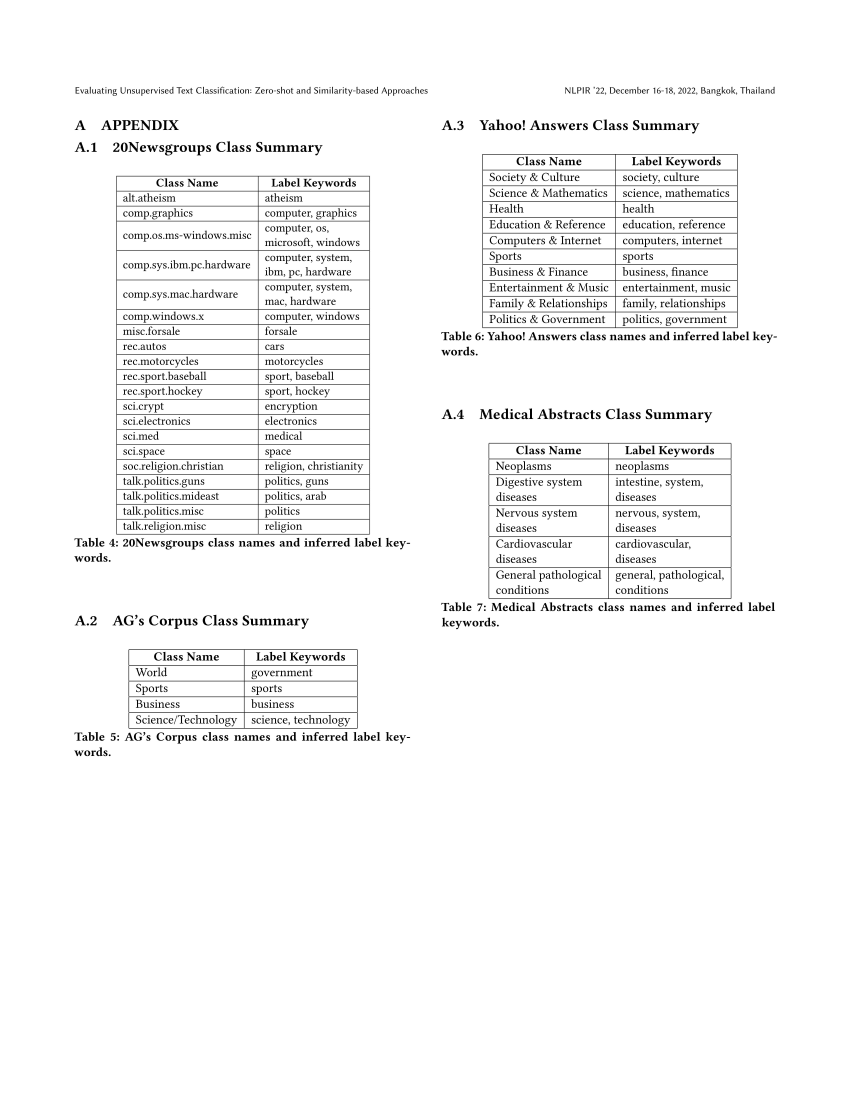
#> input picture data/page_images/page_8.jpg, 5100 x 6600 px (shown at 1/6 size)
$ python -i table_ocr.py   (imports and definitions only)
#> lines starting #> are read from the running program, lines starting #| are printed output that depends on the picture; after the words box and inside, x2 and y2 are one past the last pixel; in counts of white or black regions, pixels touching at a corner belong together
#> further down, picture is the input picture: shape (6600, 5100); min 0, max 255, mean 246.8
import pytesseract
import cv2
import numpy as np
import table_locator
import re

# this is local path to tesseract installation folder, unfortunately on another computer this
# will be different, so please find path where you have installed tesseract and copy it here
pytesseract.pytesseract.tesseract_cmd = '/opt/homebrew/Cellar/tesseract/5.3.0_1/bin/tesseract'


def image_preprocessing(img_bin: np.ndarray) -> np.array:
    """
    Pre-process image before ocr. Remove vertical and horizontal lines to prevent
    inference with ocr reading of text.

    :param img_bin: image on which ocr will be performed
    :return: processed image ready to be used in ocr part of process
    """
    result = img_bin.copy()
    thresh = cv2.threshold(img_bin, 0, 255,
                           cv2.THRESH_BINARY_INV + cv2.THRESH_OTSU)[1]
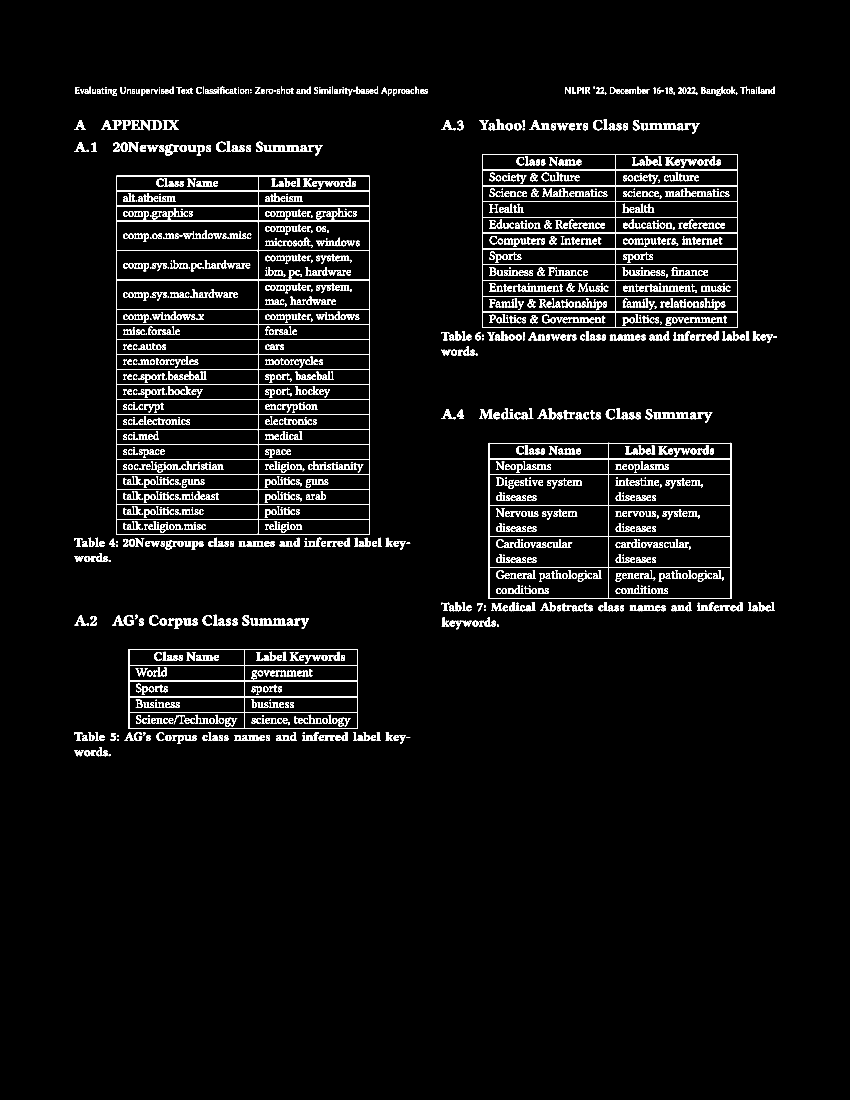
#> thresh: shape (6600, 5100) (shown at 1/6 size); 3.2% white; 1868 white regions, largest, box (x1, y1, x2, y2) and area: (696, 1055, 2220, 3207) 125279, (2893, 924, 4427, 1968) 70271, (2932, 2657, 4388, 3594) 40223

    # horizontal and vertical lines from table could interfere with ocr result.
    # we could end up with extra characters like | in text. Removing lines will
    # help to prevent it.

    # Remove horizontal lines
    horizontal_kernel = cv2.getStructuringElement(cv2.MORPH_RECT, (40, 1))
    remove_horizontal = cv2.morphologyEx(thresh,
                                         cv2.MORPH_OPEN,
                                         horizontal_kernel,
                                         iterations=2)
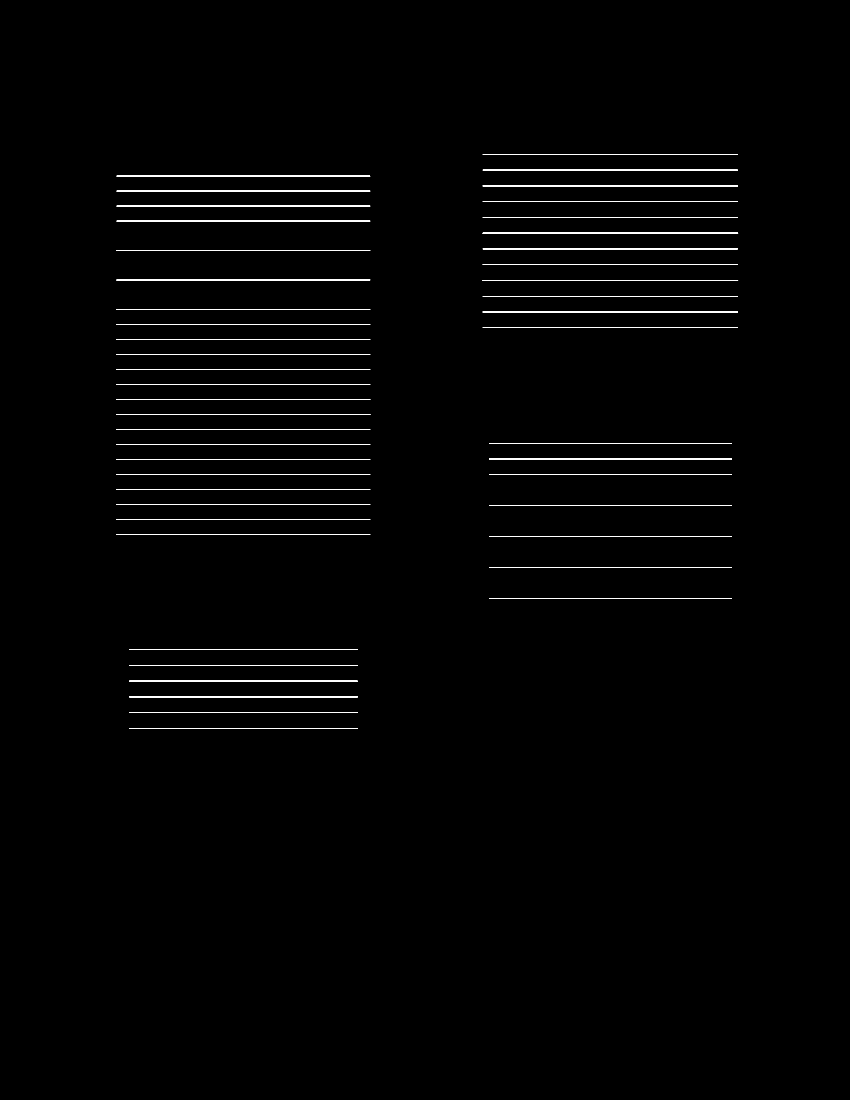
#> remove_horizontal: shape (6600, 5100) (shown at 1/6 size); 0.68% white; 47 white regions
    cnts = cv2.findContours(remove_horizontal, cv2.RETR_EXTERNAL,
                            cv2.CHAIN_APPROX_SIMPLE)
#> cnts = 47 contours; largest, box (x1, y1, x2, y2) and area: (2896, 1870, 4428, 1874) 4589, (2895, 1397, 4429, 1401) 4588, (2895, 1681, 4429, 1685) 4588, (2896, 1113, 4428, 1117) 4588, (700, 2484, 2222, 2488) 4560
    cnts = cnts[0] if len(cnts) == 2 else cnts[1]
    for c in cnts:
        cv2.drawContours(result, [c], -1, (255, 255, 255), 5)
#> this loop made 47 passes
#> c on passes 1, 2, 4, 7, 8, 9, 10, 11, 12, 13, 14, 15: [[775, 4369], [775, 4371], [2145, 4371], [2145, 4369]], [[775, 4274], [775, 4276], [2145, 4276], [2145, 4274]], [[775, 4085], [775, 4087], [2145, 4087], [2145, 4085]], [[2935, 3591], [2935, 3593], [4388, 3593], [4388, 3591]], [[2935, 3405], [2935, 3407], [4388, 3407], [4388, 3405]], [[2935, 3219], [2935, 3221], [4388, 3221], [4388, 3219]], [[700, 3204], [700, 3206], [2220, 3206], [2220, 3204]], [[700, 3114], [700, 3116], [2220, 3116], [2220, 3114]], [[2935, 3033], [2935, 3035], [4388, 3035], [4388, 3033]], [[700, 3024], [700, 3026], [2220, 3026], [2220, 3024]], [[700, 2934], [700, 2936], [2220, 2936], [2220, 2934]], [[2935, 2847], [2935, 2849], [4388, 2849], [4388, 2847]]
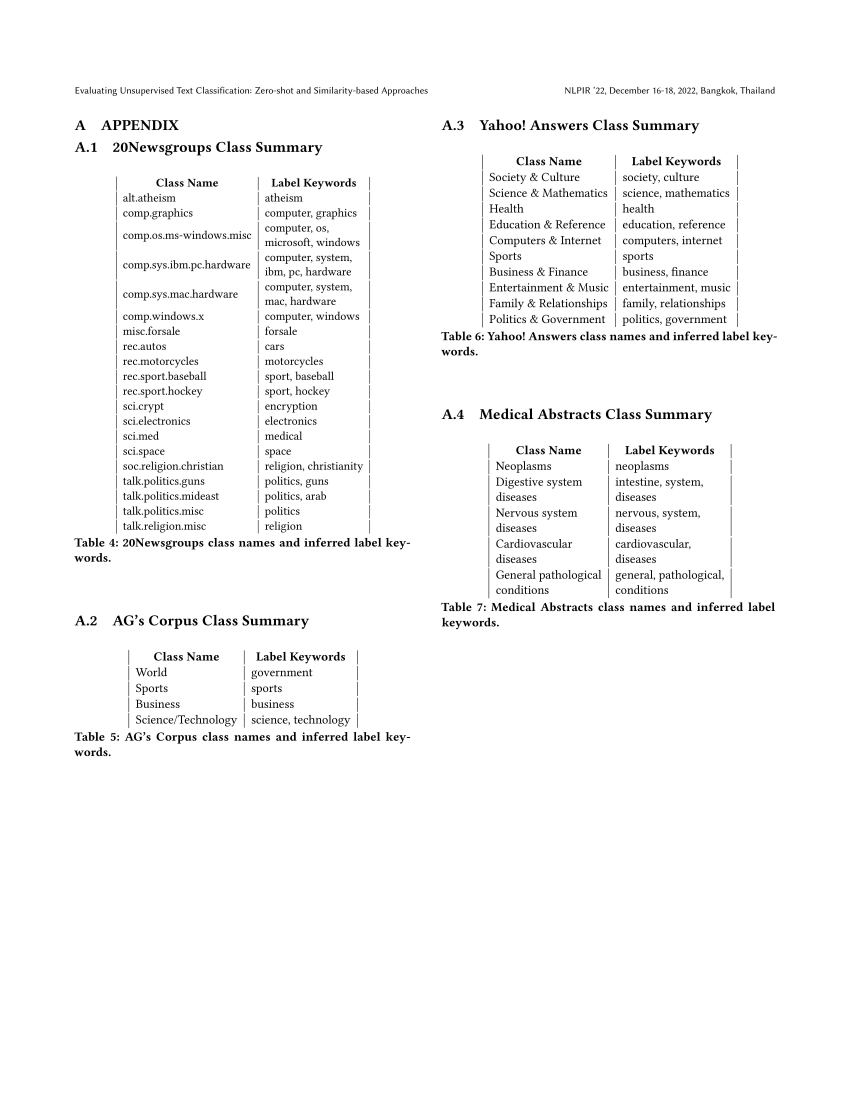
#> result: shape (6600, 5100) (shown at 1/6 size); min 0, max 255, mean 248.6

    # Remove vertical lines
    vertical_kernel = cv2.getStructuringElement(cv2.MORPH_RECT, (1, 40))
#> vertical_kernel = 40 values from 1 to 1
    remove_vertical = cv2.morphologyEx(thresh,
                                       cv2.MORPH_OPEN,
                                       vertical_kernel,
                                       iterations=2)
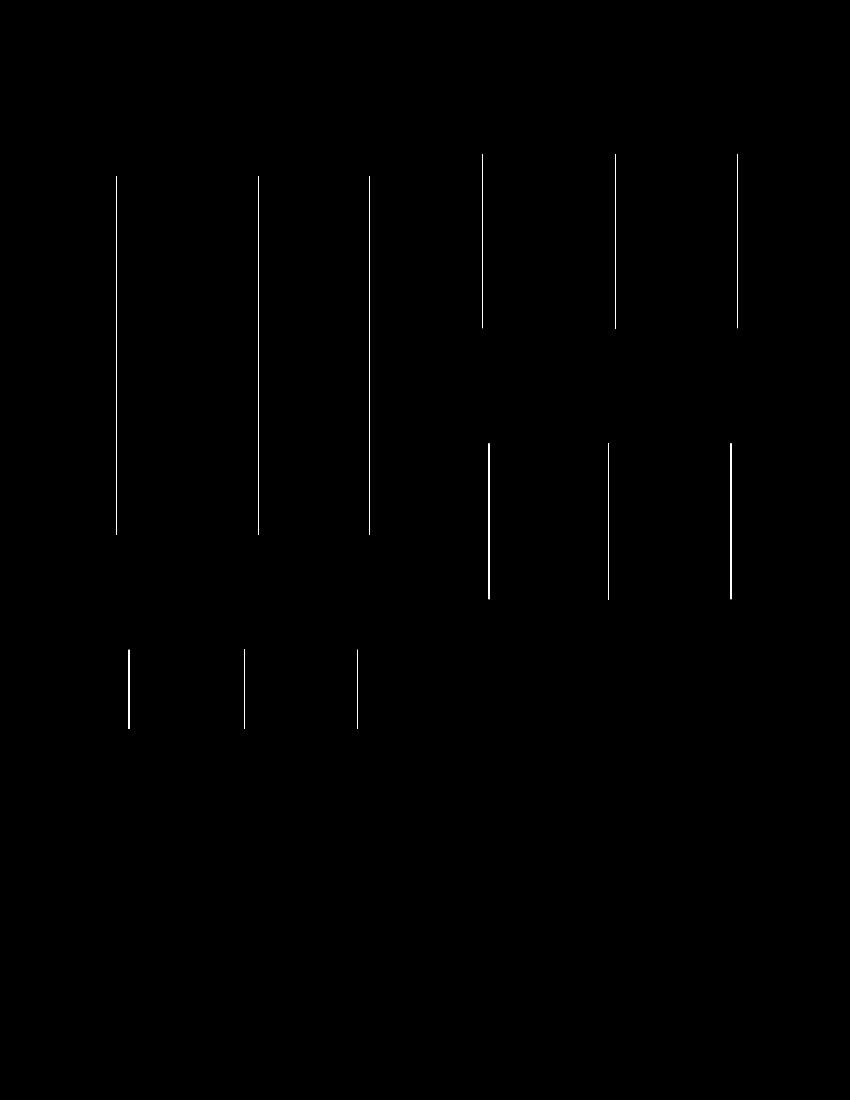
#> remove_vertical: shape (6600, 5100) (shown at 1/6 size); 0.12% white; 12 white regions
    cnts = cv2.findContours(remove_vertical, cv2.RETR_EXTERNAL,
                            cv2.CHAIN_APPROX_SIMPLE)
#> cnts = 12 contours; largest, box (x1, y1, x2, y2) and area: (1548, 1057, 1551, 3209) 4302, (2217, 1057, 2220, 3209) 4236, (696, 1057, 699, 3209) 4144, (3692, 926, 3695, 1970) 2086, (4424, 926, 4427, 1970) 2010
    cnts = cnts[0] if len(cnts) == 2 else cnts[1]
    for c in cnts:
        cv2.drawContours(result, [c], -1, (255, 255, 255), 5)
#> this loop made 12 passes
#> c on passes 2, 8, 11: [[1464, 3897], [1464, 4373], [1466, 4373], [1466, 3897]], [[1548, 1057], [1548, 3208], [1550, 3208], [1550, 1057]], [[3692, 926], [3692, 1969], [3694, 1969], [3694, 926]]
    image = np.array(result)

    return image


# [46 lines left out: function table_ocr, not called in this run]


# [13 lines not run here, left out]

>>> import cv2
>>> picture = cv2.imread('data/page_images/page_8.jpg', cv2.IMREAD_GRAYSCALE)
>>> result = image_preprocessing(picture)
